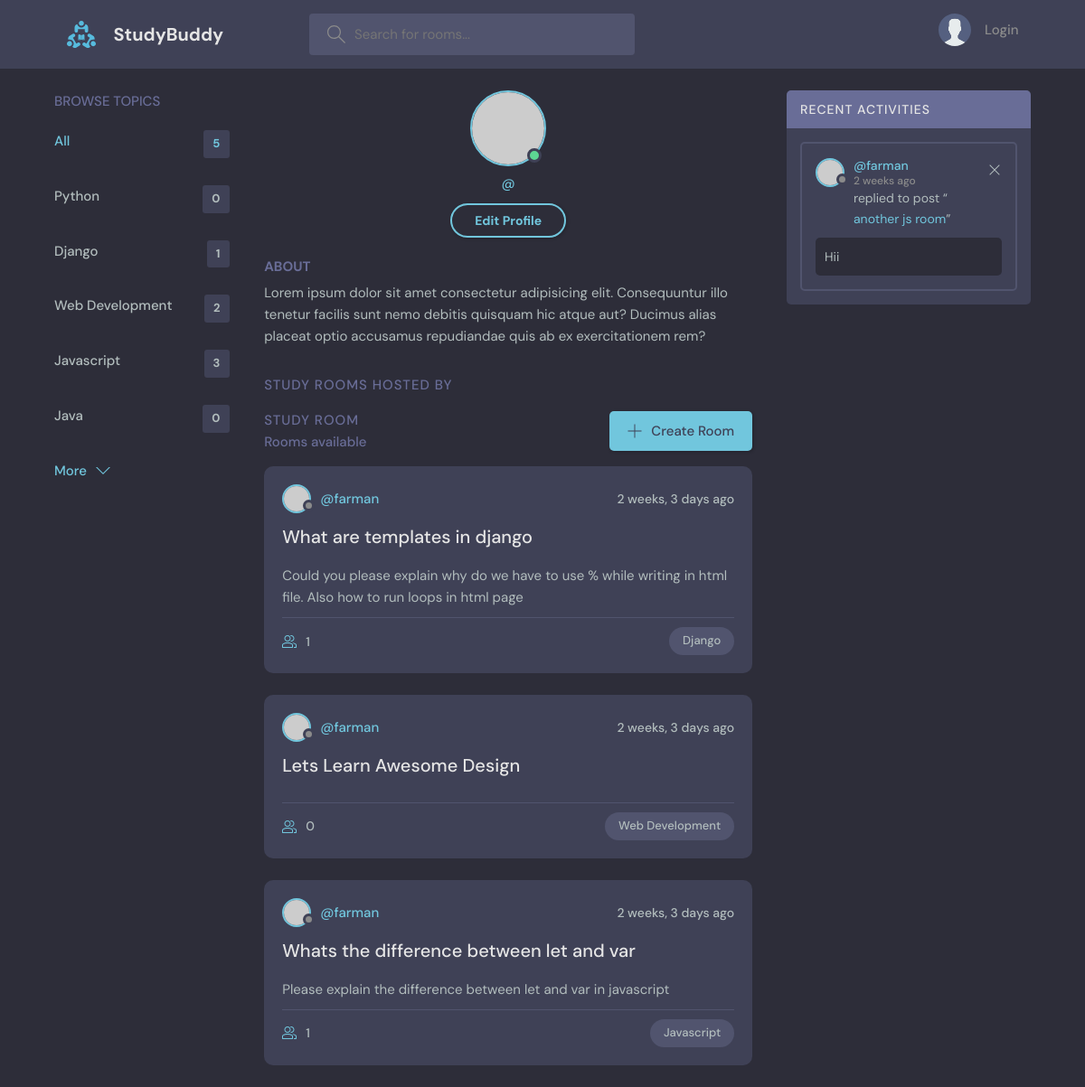
Screenshot of /user-profile/1 with the database file from the repository.
### base/models.py (models this page shows, shortened)
class Topic(models.Model):
    name = models.CharField(max_length=200)

class Room(models.Model):
    host = models.ForeignKey(User, on_delete=models.SET_NULL, null=True)
    topic = models.ForeignKey(Topic, on_delete=models.SET_NULL, null=True)
    name = models.CharField(max_length=500)
    description = models.TextField(blank=True)
    participants = models.ManyToManyField(User, related_name="participants")
    created = models.DateTimeField(auto_now_add=True)
    updated = models.DateTimeField(auto_now=True)
    class Meta:
        ordering = ['-updated','-created']

class Message(models.Model):
    user = models.ForeignKey(User, on_delete=models.CASCADE)
    room = models.ForeignKey(Room, on_delete=models.CASCADE)
    body = models.TextField()
    created = models.DateTimeField(auto_now_add=True)
    updated = models.DateTimeField(auto_now=True)
    class Meta:
        ordering= ['-updated','-created']

### base/views.py (the view)
# urls.py: path('user-profile/<str:pk>',views.userProfile, name='user-profile'),
def userProfile(request,pk):
    user = User.objects.get(id=pk)
    rooms = user.room_set.all()
    room_messages = user.message_set.all()
    topics = Topic.objects.all()
    data={
        'rooms':rooms,
        'room_messages':room_messages,
        'topics':topics,
    }
    return render(request,'base/user_profile.html',data)

### templates/base/user_profile.html (shortened to what this page needs)
{% extends 'main.html' %}
{% block content %}
<main class="profile-page layout layout--3">
    <div class="container">
      {% include 'base/topic_comp.html' %}
      <div class="roomList">
        <div class="profile">
          <div class="profile__avatar">
            <div class="avatar avatar--large active">
              <img src="https://randomuser.me/api/portraits/men/11.jpg" />
            </div>
          </div>
          <div class="profile__info">
            <p>@{{user.username}}</p>
            {% if request.user == user %}
            <a href="{% url 'update-profile' %}" class="btn btn--main btn--pill">Edit Profile</a>
            {% endif %}
          </div>
          <div class="profile__about">
            <h3>About</h3>
            <p>
              Lorem ipsum dolor sit amet consectetur adipisicing elit. Consequuntur illo tenetur
              facilis sunt nemo debitis quisquam hic atque aut? Ducimus alias placeat optio
              accusamus repudiandae quis ab ex exercitationem rem?
            </p>
          </div>
        </div>
        <div class="roomList__header">
          <div>
            <h2>Study Rooms Hosted by {{user.username}}</a>
            </h2>
          </div>
        </div>
        {% include 'base/feed_comp.html' %}
      </div>
      {% include 'base/activity_comp.html' %}
    </div>
  </main>
{% endblock content %}

### templates/base/topic_comp.html
<div class="topics">
    <div class="topics__header">
      <h2>Browse Topics</h2>
    </div>
    <ul class="topics__list">
      <li>
        <a href="{% url 'home' %}" class="active">All <span>{{topics.count}}</span></a>
      </li>
      {% for topic  in topics %}
      <li>
        <a href="{% url 'home'%}?q={{topic.name}}">{{topic.name}}<span>{{topic.room_set.all.count}}</span></a>
      </li>
      {% endfor %}
    </ul>
    <a class="btn btn--link" href="{% url 'topics' %}">
      More
      <svg version="1.1" xmlns="http://www.w3.org/2000/svg" width="32" height="32" viewBox="0 0 32 32">
        <title>chevron-down</title>
        <path d="M16 21l-13-13h-3l16 16 16-16h-3l-13 13z"></path>
      </svg>
    </a>
  </div>

### templates/base/feed_comp.html (shortened to what this page needs)
<div class="roomList">
    <div class="roomList__header">
      <div>
        <h2>Study Room</h2>
        <p>{{user.room_count}} Rooms available</p>
      </div>
      <a class="btn btn--main" href="{% url 'create-room' %}">
        <svg version="1.1" xmlns="http://www.w3.org/2000/svg" width="32" height="32" viewBox="0 0 32 32">
          <title>add</title>
          <path
            d="M16.943 0.943h-1.885v14.115h-14.115v1.885h14.115v14.115h1.885v-14.115h14.115v-1.885h-14.115v-14.115z"
          ></path>
        </svg>
        Create Room
      </a>
    </div>
    {% for room in rooms %}
    <div class="roomListRoom">
      <div class="roomListRoom__header">
        <a href="{% url 'user-profile' room.host.id %}" class="roomListRoom__author">
          <div class="avatar avatar--small">
            <img src="https://randomuser.me/api/portraits/women/11.jpg" />
          </div>
          <span>@{{room.host}}</span>
        </a>
        <div class="roomListRoom__actions">
          <span>{{room.created | timesince}} ago</span>
        </div>
      </div>
      <div class="roomListRoom__content">
        <a href="{% url 'room' room.id %}">{{room.name}}</a>
        <p>
          {{room.description | safe}}
        </p>
      </div>
      <div class="roomListRoom__meta">
        <a href="room.html" class="roomListRoom__joined">
          {{room.participants.count}}
        </a>
        <p class="roomListRoom__topic">{{room.topic.name}}</p>
      </div>
    </div>
    {% endfor %}
  </div>

### templates/base/activity_comp.html
<div class="activities">
    <div class="activities__header">
      <h2>Recent Activities</h2>
    </div>
    {% for message in room_messages %}
    <div class="activities__box">
      <div class="activities__boxHeader roomListRoom__header">
        <a href="{% url 'user-profile' message.user.id %}" class="roomListRoom__author">
          <div class="avatar avatar--small">
            <img src="https://randomuser.me/api/portraits/women/11.jpg" />
          </div>
          <p>
            @{{message.user.username}}
            <span>{{message.created | timesince}} ago </span>
          </p>
        </a>
        <div class="roomListRoom__actions">
          <a href="{% url 'delete-message' message.id %}">
            <svg version="1.1" xmlns="http://www.w3.org/2000/svg" width="32" height="32" viewBox="0 0 32 32">
              <title>remove</title>
              <path
                d="M27.314 6.019l-1.333-1.333-9.98 9.981-9.981-9.981-1.333 1.333 9.981 9.981-9.981 9.98 1.333 1.333 9.981-9.98 9.98 9.98 1.333-1.333-9.98-9.98 9.98-9.981z"
              ></path>
            </svg>
          </a>
        </div>
      </div>
      <div class="activities__boxContent">
        <p>replied to post “<a href="{% url 'room' message.room.id %}">{{message.room.name}}</a>”</p>
        <div class="activities__boxRoomContent">
          {{message.body}}
        </div>
      </div>
    </div>
    {% endfor %}
  </div>

### rows the page displays
Topic: name "Python", room_set.all.count "0"
Topic: name "Django", room_set.all.count "1"
Topic: name "Web Development", room_set.all.count "2"
Topic: name "Javascript", room_set.all.count "3"
Topic: name "Java", room_set.all.count "0"
Room: host "farman", created "2 weeks, 3 days", name "What are templates in django", description "Could you please explain why do we have to use % while writing in html file. Also how to run loops in html page", participants.count "1", topic.name "Django"
Room: host "farman", created "2 weeks, 3 days", name "Lets Learn Awesome Design", participants.count "0", topic.name "Web Development"
Room: host "farman", created "2 weeks, 3 days", name "Whats the difference between let and var", description "Please explain the difference between let and var in javascript", participants.count "1", topic.name "Javascript"
Message: user.username "farman", created "2 weeks", room.name "another js room", body "Hii"

### other values shown
{{ topics.count }} "5"
